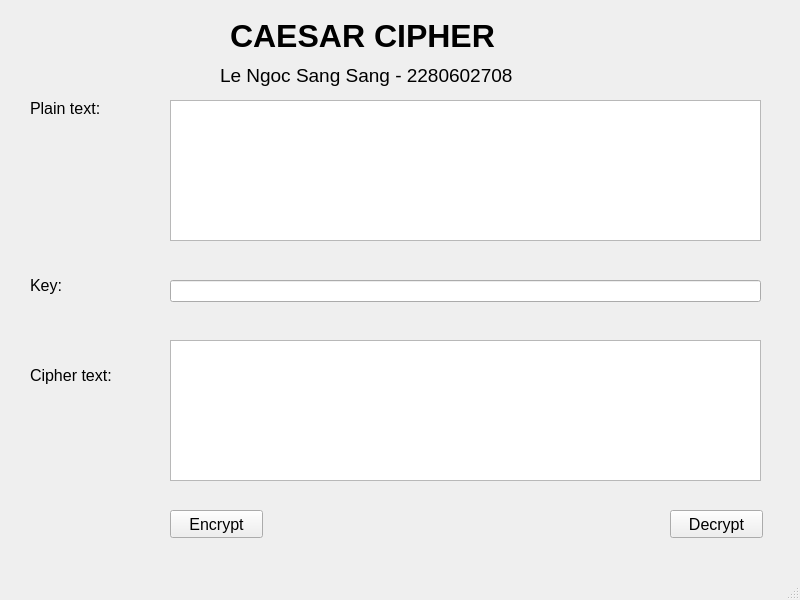
<?xml version="1.0" encoding="UTF-8"?>
<ui version="4.0">
 <class>MainWindow</class>
 <widget class="QMainWindow" name="MainWindow">
  <property name="geometry">
   <rect>
    <x>0</x>
    <y>0</y>
    <width>800</width>
    <height>600</height>
   </rect>
  </property>
  <property name="windowTitle">
   <string>MainWindow</string>
  </property>
  <widget class="QWidget" name="centralwidget">
   <widget class="QLabel" name="label">
    <property name="geometry">
     <rect>
      <x>230</x>
      <y>10</y>
      <width>341</width>
      <height>51</height>
     </rect>
    </property>
    <property name="font">
     <font>
      <pointsize>24</pointsize>
      <weight>75</weight>
      <bold>true</bold>
     </font>
    </property>
    <property name="text">
     <string>CAESAR CIPHER</string>
    </property>
   </widget>
   <widget class="QLabel" name="label_2">
    <property name="geometry">
     <rect>
      <x>220</x>
      <y>60</y>
      <width>361</width>
      <height>31</height>
     </rect>
    </property>
    <property name="font">
     <font>
      <pointsize>14</pointsize>
     </font>
    </property>
    <property name="text">
     <string>Le Ngoc Sang Sang - 2280602708</string>
    </property>
   </widget>
   <widget class="QLabel" name="label_3">
    <property name="geometry">
     <rect>
      <x>30</x>
      <y>100</y>
      <width>101</width>
      <height>16</height>
     </rect>
    </property>
    <property name="font">
     <font>
      <pointsize>12</pointsize>
     </font>
    </property>
    <property name="text">
     <string>Plain text: </string>
    </property>
   </widget>
   <widget class="QLabel" name="label_4">
    <property name="geometry">
     <rect>
      <x>30</x>
      <y>270</y>
      <width>101</width>
      <height>31</height>
     </rect>
    </property>
    <property name="font">
     <font>
      <pointsize>12</pointsize>
     </font>
    </property>
    <property name="text">
     <string>Key: </string>
    </property>
   </widget>
   <widget class="QLabel" name="label_5">
    <property name="geometry">
     <rect>
      <x>30</x>
      <y>360</y>
      <width>101</width>
      <height>31</height>
     </rect>
    </property>
    <property name="font">
     <font>
      <pointsize>12</pointsize>
     </font>
    </property>
    <property name="text">
     <string>Cipher text: </string>
    </property>
   </widget>
   <widget class="QPushButton" name="btn_encrypt">
    <property name="geometry">
     <rect>
      <x>170</x>
      <y>510</y>
      <width>93</width>
      <height>28</height>
     </rect>
    </property>
    <property name="font">
     <font>
      <pointsize>12</pointsize>
     </font>
    </property>
    <property name="text">
     <string>Encrypt</string>
    </property>
   </widget>
   <widget class="QPushButton" name="btn_decrypt">
    <property name="geometry">
     <rect>
      <x>670</x>
      <y>510</y>
      <width>93</width>
      <height>28</height>
     </rect>
    </property>
    <property name="font">
     <font>
      <pointsize>12</pointsize>
     </font>
    </property>
    <property name="text">
     <string>Decrypt</string>
    </property>
   </widget>
   <widget class="QLineEdit" name="txt_key">
    <property name="geometry">
     <rect>
      <x>170</x>
      <y>280</y>
      <width>591</width>
      <height>22</height>
     </rect>
    </property>
   </widget>
   <widget class="QTextEdit" name="txt_cipher_text">
    <property name="geometry">
     <rect>
      <x>170</x>
      <y>340</y>
      <width>591</width>
      <height>141</height>
     </rect>
    </property>
   </widget>
   <widget class="QTextEdit" name="txt_plain_text">
    <property name="geometry">
     <rect>
      <x>170</x>
      <y>100</y>
      <width>591</width>
      <height>141</height>
     </rect>
    </property>
   </widget>
  </widget>
  <widget class="QMenuBar" name="menubar">
   <property name="geometry">
    <rect>
     <x>0</x>
     <y>0</y>
     <width>800</width>
     <height>26</height>
    </rect>
   </property>
  </widget>
  <widget class="QStatusBar" name="statusbar"/>
 </widget>
 <resources/>
 <connections/>
</ui>
